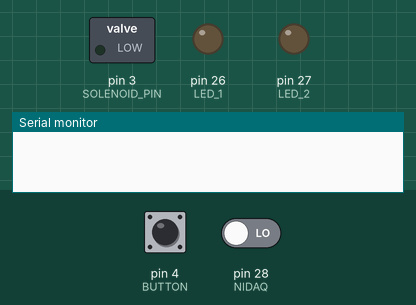
This sketch was run on a simulated Arduino Mega 2560, built for the host (arithmetic inside an expression is 32-bit, double 64-bit). On the bench: switched loads named in the sketch (green lamp = pin HIGH), output pins drawn as LEDs (lit = HIGH), the last lines printed to the serial monitor. The test bench sets the inputs (shaded band); at power-on: pin 28 (NIDAQ) LOW, pin 4 (BUTTON) LOW.

Above: at 1.2 s.
1.3 s: pin 28 (NIDAQ) driven HIGH
At 2.0 s:
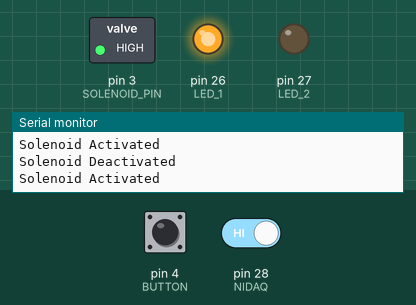
4.3 s: pin 28 (NIDAQ) driven LOW
At 5.0 s:
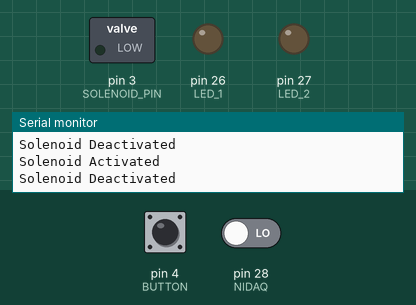
5.8 s: pin 4 (BUTTON) pulled HIGH for 1 s
At 6.5 s:
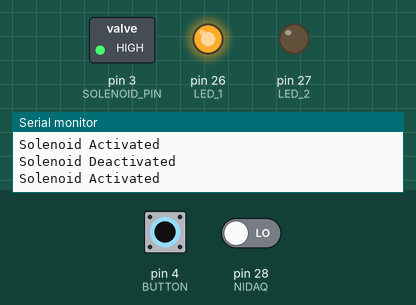
8.8 s: pin 4 (BUTTON) pulled HIGH for 3.2 s
At 13.2 s:
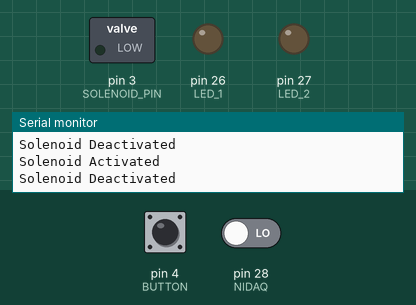
Timing chart, 0 to 14.5 s (numbered marks = the images above; inputs shaded):
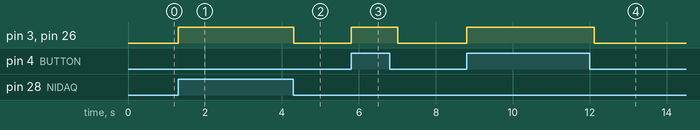

The sketch:

xiao_button_led_only.ino
```cpp
/*
this script reads for button press or digital nidaq signal
may remove serial communication if not used.
ask anthony if NIDAQ pin should be set to pulldown?? similar for button?

to open the solenoid. currently, the code works (LEDs turn on as expected)
but the power supply 9V may be insufficient to open the solenoid 12V, or these are bad solenoids!
need to check power and solenoid.
*/
const long BAUD = 115200;

const int BUTTON = 4; //D9
const int NIDAQ = 28; //D2
const int LED_1 = 26; //D0 //would be for cap sensor if working
const int LED_2 = 27; //D1

const int SOLENOID_PIN = 3; //D10
int sol_duration = 300; //msec. dur for solenoid valve to open
bool sol_open = false;
unsigned long sol_start_time = 0;

void setup() {
  pinMode(LED_1, OUTPUT);
  pinMode(LED_2, OUTPUT);
  pinMode(BUTTON,INPUT_PULLDOWN);
  pinMode(NIDAQ, INPUT_PULLDOWN);

  pinMode(SOLENOID_PIN, OUTPUT);
  digitalWrite(SOLENOID_PIN, LOW);

  Serial.begin(BAUD);
}

void loop() {
  //start with if pin (connected to bnc == HIGH) then the button becomes an else if (){}
  if (digitalRead(NIDAQ)==HIGH && !sol_open){
    //open solenoid and turn on LED_1
    digitalWrite(LED_1, HIGH);
    digitalWrite(SOLENOID_PIN, HIGH);
    sol_start_time = millis();
    sol_open = true;
    Serial.println("Solenoid Activated");
  }
  else if (digitalRead(BUTTON)==HIGH && !sol_open){
    //open solenoid and turn on LED_1
    digitalWrite(LED_1, HIGH);
    digitalWrite(SOLENOID_PIN, HIGH);
    sol_start_time = millis();
    sol_open = true;
    Serial.println("Solenoid Activated");
  }
  if (sol_open) {
    // Check if solenoid should be closed
    if (millis() - sol_start_time > sol_duration) {
      // Turn off solenoid
      digitalWrite(SOLENOID_PIN, LOW);
      digitalWrite(LED_1, LOW);
      sol_open = false;
      Serial.println("Solenoid Deactivated");
    }
  }
}
```

Measured:
- after the input at 1.3 s, pin 3 (SOLENOID_PIN), pin 26 (LED_1): LOW → HIGH at once
- after the input at 4.3 s, pin 3 (SOLENOID_PIN), pin 26 (LED_1): HIGH → LOW at once
- after the input at 5.8 s, pin 3 (SOLENOID_PIN), pin 26 (LED_1): LOW → HIGH at once, → LOW 1.2 s later
- after the input at 8.8 s, pin 3 (SOLENOID_PIN), pin 26 (LED_1): LOW → HIGH at once, → LOW 3.3 s later
